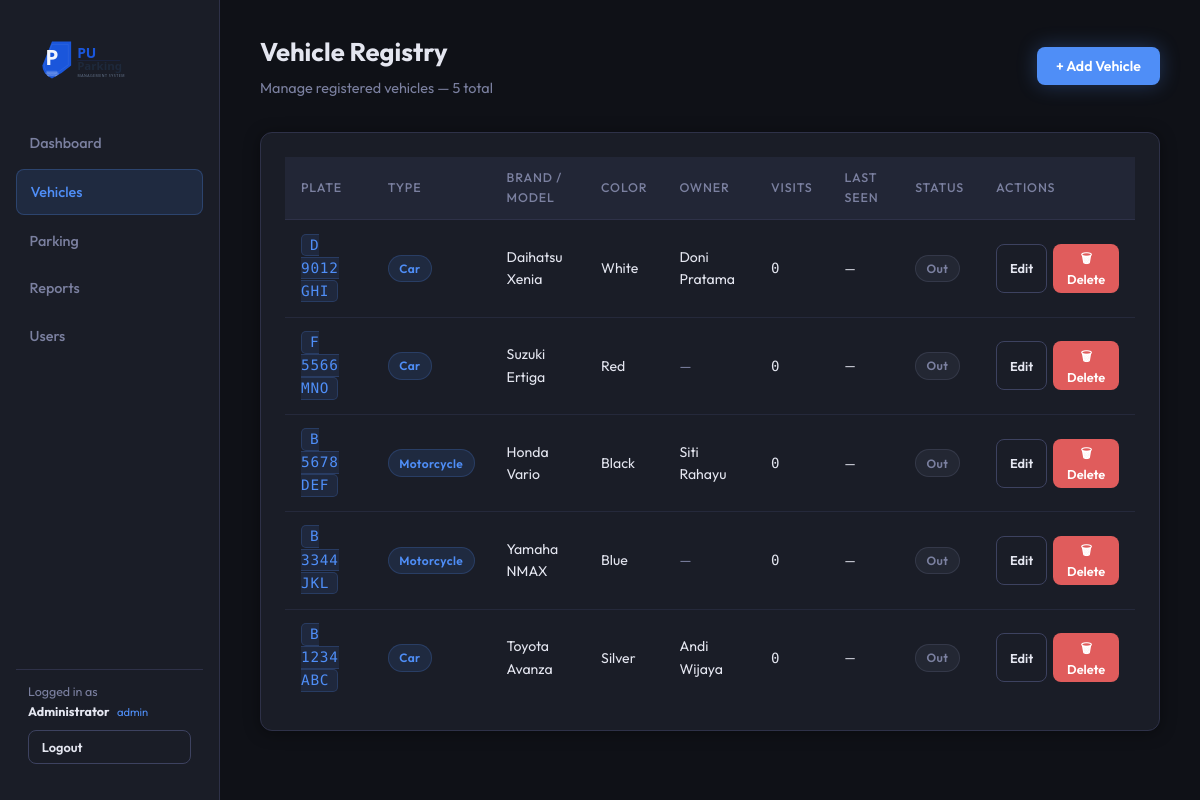
Page /parking_system/pages/vehicles.php (signed in) on the committed database.
### tables this page shows
CREATE TABLE vehicles (
    vehicle_id      INT PRIMARY KEY AUTO_INCREMENT,
    plate_number    VARCHAR(20)  NOT NULL UNIQUE,
    type_id         INT          NOT NULL,
    brand           VARCHAR(50)  NULL,
    model           VARCHAR(50)  NULL,
    color           VARCHAR(30)  NULL,
    owner_id        INT          NULL,
    created_at      TIMESTAMP    DEFAULT CURRENT_TIMESTAMP,
    CONSTRAINT fk_vehicle_type  FOREIGN KEY (type_id)  REFERENCES vehicle_types(type_id),
    CONSTRAINT fk_vehicle_owner FOREIGN KEY (owner_id) REFERENCES owners(owner_id)
);

CREATE TABLE vehicle_types (
    type_id     INT PRIMARY KEY AUTO_INCREMENT,
    type_name   VARCHAR(50)    NOT NULL UNIQUE,   
    rate_per_hour DECIMAL(10,2) NOT NULL,
    description VARCHAR(100)   NULL,
    created_at  TIMESTAMP      DEFAULT CURRENT_TIMESTAMP
);

CREATE TABLE owners (
    owner_id    INT PRIMARY KEY AUTO_INCREMENT,
    full_name   VARCHAR(100)  NOT NULL,
    phone       VARCHAR(20)   NULL,
    email       VARCHAR(100)  NULL,
    created_at  TIMESTAMP     DEFAULT CURRENT_TIMESTAMP
);

### parking_system/includes/auth.php (called while the page is built, shortened)
<?php
function current_user(): array {
    return [
        'id'       => $_SESSION['operator_id']   ?? null,
        'username' => $_SESSION['operator_username'] ?? '',
        'name'     => $_SESSION['operator_name']  ?? '',
        'role'     => $_SESSION['operator_role']  ?? '',
    ];
}

### parking_system/pages/vehicles.php (the view, shortened to what this page needs)
<?php
require_once __DIR__ . '/../includes/auth.php';
$user = current_user();
$db = getDB();
$vehicles = $db->query(
  "SELECT v.vehicle_id, v.plate_number, vt.type_name, v.brand, v.model, v.color,
            o.full_name AS owner_name, o.phone,
            (SELECT COUNT(*) FROM parking_transactions t WHERE t.vehicle_id = v.vehicle_id) AS trip_count,
            (SELECT COUNT(*) FROM parking_transactions t WHERE t.vehicle_id = v.vehicle_id AND t.check_out_time IS NULL) AS is_parked,
            (SELECT MAX(check_in_time) FROM parking_transactions WHERE vehicle_id = v.vehicle_id) AS last_seen
     FROM vehicles v
     JOIN vehicle_types vt ON v.type_id = vt.type_id
     LEFT JOIN owners o ON v.owner_id = o.owner_id
     ORDER BY v.created_at DESC"
)->fetchAll();
?>
<!DOCTYPE html>
<html lang="en">
<head>
  <link rel="stylesheet" href="../css/style.css">
</head>
<body>
  <div class="app-container">
        <aside class="sidebar">
      <div class="brand" style="padding:.5rem .75rem 1.2rem;">
        <img src="../images/logo.svg" alt="PU Parking" style="width:100%;max-width:180px;display:block;margin:0 auto">
      </div>
      <nav>
        <a href="../index.php"> Dashboard</a>
        <a href="vehicles.php" class="active"> Vehicles</a>
        <a href="parking.php"> Parking</a>
        <a href="../reports/report.php"> Reports</a>
        <?php if ($user['role'] === 'admin'): ?>
        <a href="users.php"> Users</a>
        <?php endif; ?>
      </nav>
      <div style="margin-top:auto;padding:.75rem;border-top:1px solid var(--border)">
        <div style="font-size:.78rem;color:var(--muted);margin-bottom:.5rem">
          Logged in as<br>
          <strong style="color:var(--text)"><?= htmlspecialchars($user['name']) ?></strong>
          <span style="color:var(--accent);font-size:.7rem;margin-left:.3rem"><?= $user['role'] ?></span>
        </div>
        <a href="../auth/logout.php" class="btn btn-outline btn-sm w-full" style="text-align:center">Logout</a>
      </div>
    </aside>
    <main class="main-content">
      <div class="page-header flex-between">
        <div>
          <h1>Vehicle Registry</h1>
          <p class="text-muted">Manage registered vehicles — <?= count($vehicles) ?> total</p>
        </div>
        <button class="btn btn-primary" onclick="openAddModal()">+ Add Vehicle</button>
      </div>
      <div class="card">
        <div style="overflow-x:auto">
          <table class="data-table">
            <thead>
              <tr>
                <th>Plate</th>
                <th>Type</th>
                <th>Brand / Model</th>
                <th>Color</th>
                <th>Owner</th>
                <th>Visits</th>
                <th>Last Seen</th>
                <th>Status</th>
                <th>Actions</th>
              </tr>
            </thead>
            <tbody>
              <?php foreach ($vehicles as $v):
                $parked = (int) $v['is_parked'] > 0; ?>
                <tr>
                  <td><span class="plate"><?= htmlspecialchars($v['plate_number']) ?></span></td>
                  <td><span class="badge badge-blue"><?= htmlspecialchars($v['type_name']) ?></span></td>
                  <td><?= htmlspecialchars(trim($v['brand'] . ' ' . $v['model'])) ?: '<span class="text-muted">—</span>' ?>
                  </td>
                  <td><?= htmlspecialchars($v['color'] ?? '—') ?></td>
                  <td><?= $v['owner_name'] ? htmlspecialchars($v['owner_name']) : '<span class="text-muted">—</span>' ?>
                  </td>
                  <td class="text-mono"><?= $v['trip_count'] ?></td>
                  <td class="text-muted" style="font-size:.82rem">
                    <?= $v['last_seen'] ? date('d/m/Y H:i', strtotime($v['last_seen'])) : '—' ?></td>
                  <td>
                    <?php if ($parked): ?>
                      <span class="chip-parked">Parked</span>
                    <?php else: ?>
                      <span class="badge badge-gray">Out</span>
                    <?php endif; ?>
                  </td>
                  <td>
                    <div class="actions-cell">
                      <button class="btn btn-outline btn-sm" title="Edit vehicle"
                        onclick="openEditModal(<?= $v['vehicle_id'] ?>)">
                         Edit
                      </button>
                      <button class="btn btn-danger btn-sm"
                        title="<?= $parked ? 'Cannot delete while parked' : 'Delete vehicle' ?>" <?= $parked ? 'disabled' : '' ?>
                        onclick="openDeleteConfirm(<?= $v['vehicle_id'] ?>, '<?= htmlspecialchars($v['plate_number'], ENT_QUOTES) ?>')">
                        🗑 Delete
                      </button>
                    </div>
                  </td>
                </tr>
              <?php endforeach; ?>
            </tbody>
          </table>
        </div>
      </div>
    </main>
  </div>
</body>
</html>

### parking_system/css/style.css (style rules this page uses)
:root { --bg: #0f1117; --surface: #1a1d27; --surface-2: #222636; --border: #2e3148; --border-light: #3d4260; --text: #e4e6f0; --muted: #7b80a0; --accent: #4f8ef7; --accent-muted: rgba(79,142,247,.12); --accent-2: #38d9a9; --accent-2-muted: rgba(56,217,169,.12); --danger: #e05c5c; --danger-muted: rgba(224,92,92,.12); --warning: #f4a84a; --warning-muted: rgba(244,168,74,.12); --success: #38d9a9; --shadow: 0 2px 16px rgba(0,0,0,.4); --radius: 12px; --font: 'Outfit', system-ui, sans-serif; --mono: 'DM Mono', monospace; }
*, *::before, *::after { box-sizing: border-box; margin: 0; padding: 0; }
body { font-family: var(--font); background: var(--bg); color: var(--text); font-size: 15px; line-height: 1.6; min-height: 100vh; }
.app-container { display: flex; min-height: 100vh; }
.sidebar { width: 220px; min-width: 220px; background: var(--surface); border-right: 1px solid var(--border); padding: 1.5rem 1rem; display: flex; flex-direction: column; gap: .5rem; position: sticky; top: 0; height: 100vh; }
.brand { display: flex; align-items: center; gap: .75rem; padding: .5rem .75rem 1.5rem; font-size: 1.2rem; font-weight: 700; letter-spacing: .02em; color: var(--accent); }
.sidebar nav { display: flex; flex-direction: column; gap: .25rem; flex: 1; }
.sidebar nav a { display: flex; align-items: center; gap: .6rem; padding: .65rem .85rem; border-radius: 8px; color: var(--muted); text-decoration: none; font-size: .9rem; font-weight: 500; transition: all .15s; }
.sidebar nav a.active { background: var(--accent-muted); color: var(--accent); border: 1px solid rgba(79,142,247,.25); }
.main-content { flex: 1; padding: 2rem 2.5rem; overflow-y: auto; }
.page-header { margin-bottom: 2rem; }
.page-header h1 { font-size: 1.6rem; font-weight: 700; color: var(--text); margin-bottom: .25rem; }
.page-header p { color: var(--muted); font-size: .9rem; }
.card { background: var(--surface); border: 1px solid var(--border); border-radius: var(--radius); padding: 1.5rem; margin-bottom: 1.5rem; box-shadow: var(--shadow); }
.data-table { width: 100%; border-collapse: collapse; font-size: .88rem; }
.data-table th { background: var(--surface-2); color: var(--muted); font-weight: 500; font-size: .78rem; text-transform: uppercase; letter-spacing: .07em; padding: .7rem 1rem; text-align: left; border-bottom: 1px solid var(--border); }
.data-table td { padding: .85rem 1rem; border-bottom: 1px solid rgba(46,49,72,.6); color: var(--text); vertical-align: middle; }
.data-table tr:last-child td { border-bottom: none; }
.badge { display: inline-flex; align-items: center; gap: .3rem; padding: .2rem .65rem; border-radius: 20px; font-size: .75rem; font-weight: 600; letter-spacing: .03em; }
.badge-blue { background: var(--accent-muted); color: var(--accent); border: 1px solid rgba(79,142,247,.2); }
.badge-gray { background: rgba(123,128,160,.1); color: var(--muted); border: 1px solid rgba(123,128,160,.2); }
.plate { font-family: var(--mono); font-weight: 500; font-size: .9rem; background: rgba(79,142,247,.1); color: var(--accent); padding: .15rem .5rem; border-radius: 5px; border: 1px solid rgba(79,142,247,.2); letter-spacing: .05em; }
.btn { display: inline-flex; align-items: center; gap: .4rem; padding: .6rem 1.2rem; border-radius: 8px; font-family: var(--font); font-size: .88rem; font-weight: 600; cursor: pointer; transition: all .15s; border: none; text-decoration: none; }
.btn-primary { background: var(--accent); color: #fff; box-shadow: 0 0 20px rgba(79,142,247,.3); }
.btn-danger { background: var(--danger); color: #fff; }
.btn-outline { background: transparent; color: var(--text); border: 1px solid var(--border-light); }
.btn-sm { padding: .35rem .8rem; font-size: .8rem; }
.text-muted { color: var(--muted); }
.text-mono { font-family: var(--mono); }
.flex-between { display: flex; justify-content: space-between; align-items: center; }
.w-full { width: 100%; }

### parking_system/pages/vehicles.php (style rules this page uses)
.actions-cell { display: flex; gap: .4rem; }

### rows in the picture
vehicles: plate_number "D 9012 GHI", type.type_name "Car", brand+model "Daihatsu Xenia", color "White", owner.full_name "Doni Pratama", trip_count "0"
vehicles: plate_number "F 5566 MNO", type.type_name "Car", brand+model "Suzuki Ertiga", color "Red", trip_count "0"
vehicles: plate_number "B 5678 DEF", type.type_name "Motorcycle", brand+model "Honda Vario", color "Black", owner.full_name "Siti Rahayu", trip_count "0"
vehicles: plate_number "B 3344 JKL", type.type_name "Motorcycle", brand+model "Yamaha NMAX", color "Blue", trip_count "0"
vehicles: plate_number "B 1234 ABC", type.type_name "Car", brand+model "Toyota Avanza", color "Silver", owner.full_name "Andi Wijaya", trip_count "0"

### other values in the picture
$user['name'] "Administrator"
$user['role'] "admin"
count($vehicles) "5"
